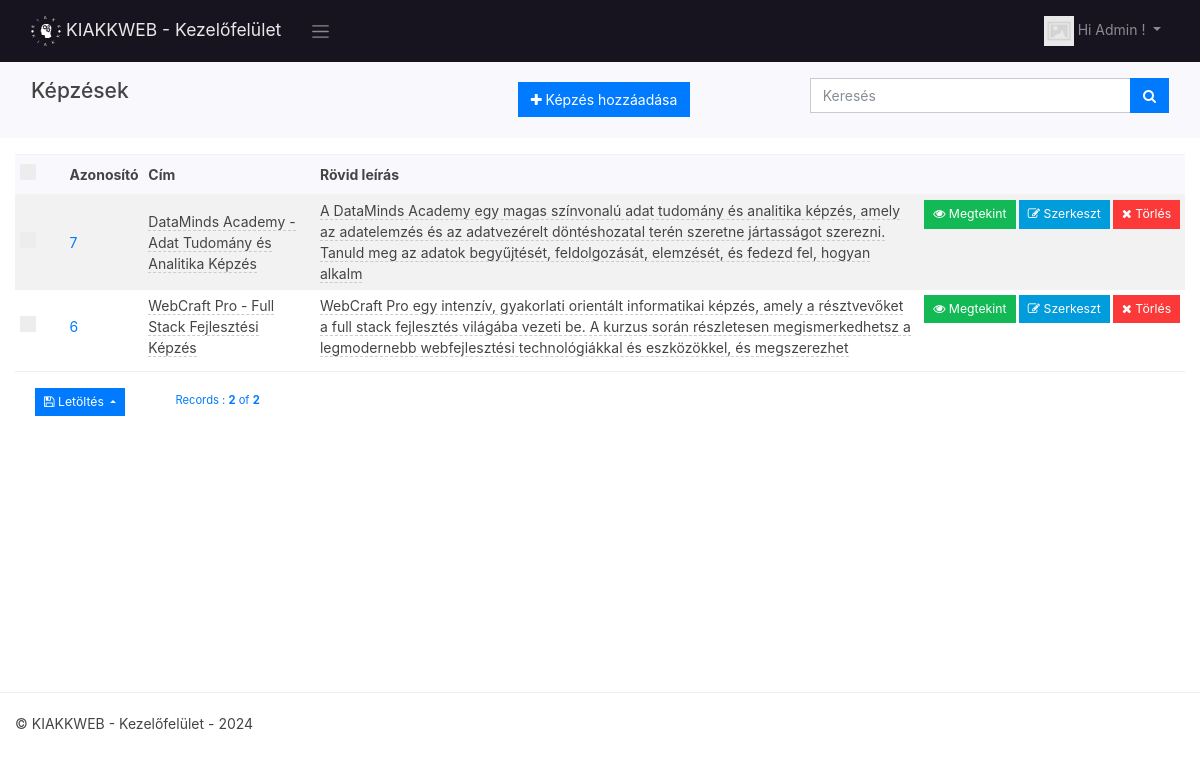
Page /dashboard/courses (signed in) on the earlier database version.
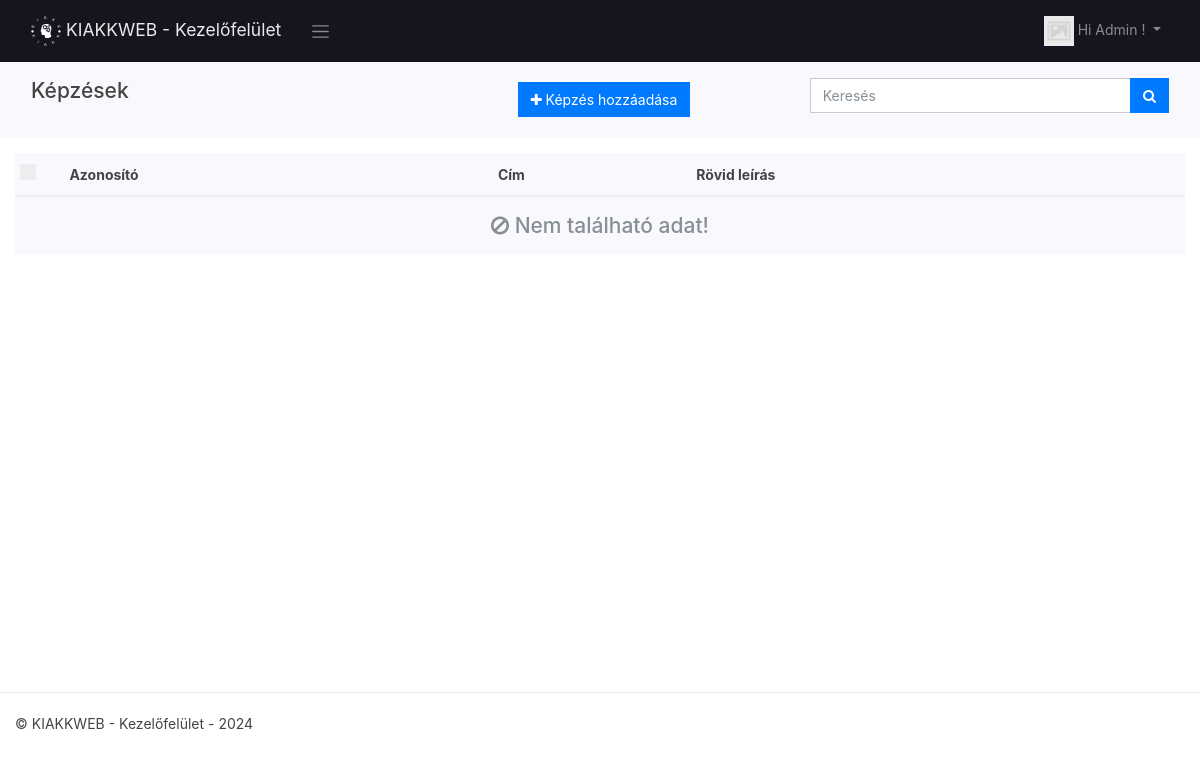
Same page on the later database version.
### tables this page shows
CREATE TABLE `courses` (
  `id` int(11) NOT NULL,
  `title` varchar(255) NOT NULL,
  `short_description` varchar(255) NOT NULL,
  `long_description` longtext NOT NULL
);

### dashboard/app/views/partials/courses/list.php (the view, shortened to what the changed rows need)
<?php
$page_element_id = "list-page-" . random_str();
$current_page = $this->set_current_page_link();
$view_data = $this->view_data;
$records = $view_data->records;
$record_count = $view_data->record_count;
$total_records = $view_data->total_records;
$show_footer = $this->show_footer;
$show_pagination = $this->show_pagination;
?>
<section class="page" id="<?php echo $page_element_id; ?>" data-page-type="list"  data-display-type="table" data-page-url="<?php print_link($current_page); ?>">
        <div  class="">
            <div class="container-fluid">
                <div class="row ">
                    <div class="col-md-12 comp-grid">
                        <div  class=" animated fadeIn page-content">
                            <div id="courses-list-records">
                                <div id="page-report-body" class="table-responsive">
                                    <table class="table  table-striped table-sm text-left">
                                        <thead class="table-header bg-light">
                                            <tr>
                                                <th class="td-checkbox">
                                                    <label class="custom-control custom-checkbox custom-control-inline">
                                                    </label>
                                                </th>
                                                <th  class="td-id"> Azonosító</th>
                                                <th  class="td-title"> Cím</th>
                                                <th  class="td-short_description"> Rövid leírás</th>
                                                <th class="td-btn"></th>
                                            </tr>
                                        </thead>
                                        <?php
                                        if(!empty($records)){
                                        ?>
                                        <tbody class="page-data" id="page-data-<?php echo $page_element_id; ?>">
                                            <?php
                                            foreach($records as $data){
                                            $rec_id = (!empty($data['id']) ? urlencode($data['id']) : null);
                                            ?>
                                            <tr>
                                                <th class=" td-checkbox">
                                                    <label class="custom-control custom-checkbox custom-control-inline">
                                                        </label>
                                                    </th>
                                                    <td class="td-id"><a href="<?php print_link("courses/view/$data[id]") ?>"><?php echo $data['id']; ?></a></td>
                                                    <td class="td-title">
                                                        <span  data-value="<?php echo $data['title']; ?>"
                                                            data-pk="<?php echo $data['id'] ?>"
                                                            data-url="<?php print_link("courses/editfield/" . urlencode($data['id'])); ?>"
                                                            data-name="title"
                                                            data-title="Adj elnevezést a képzésnek!"
                                                            data-placement="left"
                                                            data-toggle="dblclick"
                                                            data-type="text"
                                                            data-mode="popover"
                                                            data-showbuttons="left"
                                                            class="is-editable" >
                                                            <?php echo $data['title']; ?>
                                                        </span>
                                                    </td>
                                                    <td class="td-short_description">
                                                        <span  data-value="<?php echo $data['short_description']; ?>"
                                                            data-pk="<?php echo $data['id'] ?>"
                                                            data-url="<?php print_link("courses/editfield/" . urlencode($data['id'])); ?>"
                                                            data-name="short_description"
                                                            data-title="Adj meg rövid leírást!"
                                                            data-placement="left"
                                                            data-toggle="dblclick"
                                                            data-type="text"
                                                            data-mode="popover"
                                                            data-showbuttons="left"
                                                            class="is-editable" >
                                                            <?php echo $data['short_description']; ?>
                                                        </span>
                                                    </td>
                                                    <th class="td-btn">
                                                        <a class="btn btn-sm btn-success has-tooltip" title="View Record" href="<?php print_link("courses/view/$rec_id"); ?>">
                                                            <i class="fa fa-eye"></i> Megtekint
                                                        </a>
                                                        <a class="btn btn-sm btn-info has-tooltip" title="Edit This Record" href="<?php print_link("courses/edit/$rec_id"); ?>">
                                                            <i class="fa fa-edit"></i> Szerkeszt
                                                        </a>
                                                        <a class="btn btn-sm btn-danger has-tooltip record-delete-btn" title="Delete this record" href="" data-prompt-msg="Biztosan törölni szeretnéd?" data-display-style="modal">
                                                            <i class="fa fa-times"></i>
                                                            Törlés
                                                        </a>
                                                    </th>
                                                </tr>
                                                <?php
                                                }
                                                ?>
                                            </tbody>
                                            <?php
                                            }
                                            ?>
                                        </table>
                                        <?php
                                        if(empty($records)){
                                        ?>
                                        <h4 class="bg-light text-center border-top text-muted animated bounce  p-3">
                                            <i class="fa fa-ban"></i> Nem található adat!
                                        </h4>
                                        <?php
                                        }
                                        ?>
                                    </div>
                                    <?php
                                    if( $show_footer && !empty($records)){
                                    ?>
                                    <div class=" border-top mt-2">
                                        <div class="row justify-content-center">
                                            <div class="col-md-auto justify-content-center">
                                                <div class="p-3 d-flex justify-content-between">
                                                    <div class="dropup export-btn-holder mx-1">
                                                        <button class="btn btn-sm btn-primary dropdown-toggle" type="button" data-toggle="dropdown" aria-haspopup="true" aria-expanded="false">
                                                            <i class="fa fa-save"></i> Letöltés
                                                        </button>
                                                                        </div>
                                                                    </div>
                                                                </div>
                                                                <div class="col">
                                                                    <?php
                                                                    if($show_pagination == true){
                                                                    $pager = new Pagination($total_records, $record_count);
                                                                    $pager->route = $this->route;
                                                                    $pager->show_page_count = true;
                                                                    $pager->show_record_count = true;
                                                                    $pager->show_page_limit =true;
                                                                    $pager->limit_count = $this->limit_count;
                                                                    $pager->show_page_number_list = true;
                                                                    $pager->pager_link_range=5;
                                                                    $pager->render();
                                                                    }
                                                                    ?>
                                                                </div>
                                                            </div>
                                                        </div>
                                                        <?php
                                                        }
                                                        ?>
                                                    </div>
                                                </div>
                                            </div>
                                        </div>
                                    </div>
                                </div>
                            </section>

### dashboard/libs/Pagination.php (shortened to what the changed rows need)
<?php
class Pagination
{
	public $total_records;
	public $limit_count = MAX_RECORD_COUNT;
	public $show_record_count = true;
	public $show_page_limit = true;
	function __construct($total_records, $current_record_count)
	{
		$this->total_records = $total_records;
	}
	function set_link($limit_start = null)
	{
		$qs = array();
		$page_path = $this->route->page_url;
		$link = set_page_link($page_path, $qs);
	}
	public function render()
	{
		$form_id = random_str();
		$request = $this->route->request;
		$limit_count = (!empty($request->limit_count) ? $request->limit_count : $this->limit_count);
		$page_num = (!empty($request->limit_start) ? $request->limit_start : 1);
		$record_position = min(($page_num * $limit_count), $this->total_records);
		$detail_page_class = "col";
		$form_class = "pagination-form";
?>
		<form class="mt-3 <?php echo $form_class; ?>" id="form<?php echo $form_id ?>" action="<?php echo ($this->set_link()); ?>" method="get">
			<div class="row justify-content-center">
				<?php
				if ($this->show_record_count == true ||  $this->show_page_limit == true) {
				?>
					<div class="<?php echo $detail_page_class; ?>">
						<?php
						if ($this->show_record_count == true) {
						?>
							<small class="text-primary">
								Records :
								<span class="record-position font-weight-bold"><?php echo $record_position; ?></span>
								of
								<span class="total-records font-weight-bold"><?php echo $this->total_records; ?></span>
						</small>
						<?php
						}
						?>
					</div>
					<?php
				}
					?>
			</div>
		</form>
<?php
	}
}

Differences in the rows shown:
removed courses: id "7", title "DataMinds Academy - Adat Tudomány és Analitika Képzés", short_description "A DataMinds Academy egy magas színvonalú adat tudomány és analitika képzés, amely az adatelemzés és az adatvezérelt döntéshozatal terén szeretne jártasságot szerezni. Tanuld meg az adatok begyűjtését, feldolgozását, elemzését, és fedezd fel, hogyan alkalm"
removed courses: id "6", title "WebCraft Pro - Full Stack Fejlesztési Képzés", short_description "WebCraft Pro egy intenzív, gyakorlati orientált informatikai képzés, amely a résztvevőket a full stack fejlesztés világába vezeti be. A kurzus során részletesen megismerkedhetsz a legmodernebb webfejlesztési technológiákkal és eszközökkel, és megszerezhet"
Other differences:
$record_position: "2" → (not shown)
$this->total_records: "2" → (not shown)
text no longer shown: "Letöltés Records : of"
text now shown: "Nem található adat!"
